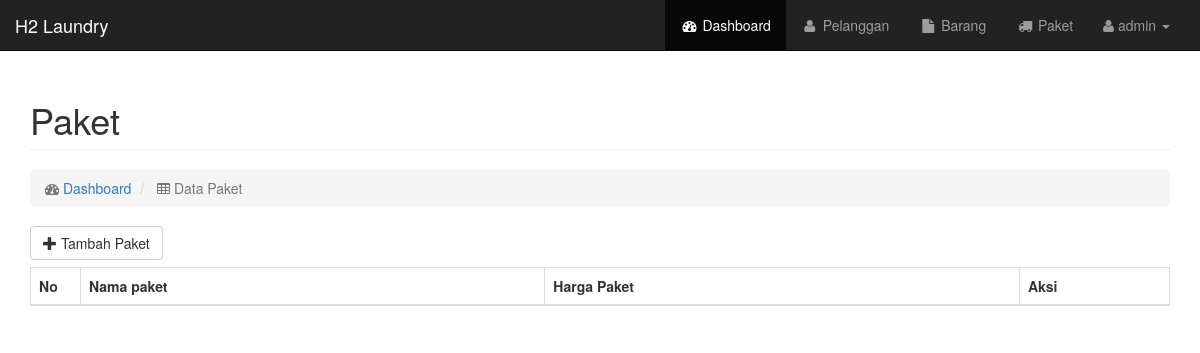
Page /admin/paket.php (signed in) on the earlier database version.
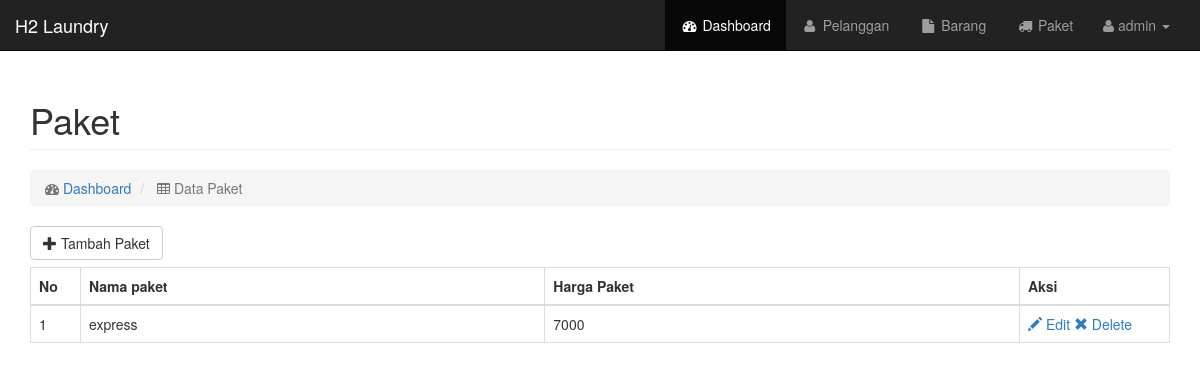
Same page on the later database version.
### tables this page shows
CREATE TABLE `paket` (
  `id_paket` int(11) NOT NULL,
  `paket` varchar(30) NOT NULL,
  `harga` int(30) NOT NULL
);

### admin/paket.php (the view, shortened to what this page needs)
<?php
require_once "../config.php";
include "../template/header.php";
include "../template/menu.php";
 ?>
 <?php
$cari = isset($_REQUEST['cari']) ? $_REQUEST['cari'] : '';
if ($cari == ""){
  $sql = " select * from paket";
}else {
  $sql = "select * from paket where nama like '%$cari%'";
}
$que = $conn->prepare($sql);
$que->execute();
$que->setFetchMode(PDO::FETCH_OBJ);
$stmt = $que->fetchAll();
  ?>
<div id="page-wrapper">
<div class="container">
  <div class="row">
      <div class="col-md-12">
          <h1 class="page-header">
              Paket
          </h1>
          <ol class="breadcrumb">
              <li class="active">
                  <i class="fa fa-dashboard"></i>  <a href="index.php">Dashboard</a>
              </li>
              <li class="active">
                  <i class="fa fa-table"></i> Data Paket
              </li>
          </ol>
      </div>
  </div>
  <div class="row">
      <div class="col-lg-12">
        <a href="tambahPaket.php" class="btn btn-default btn-md " style="margin-bottom:7px">
        <span class="glyphicon glyphicon-plus" aria-hidden="true"></span> Tambah Paket
        </a>
          <div class="table-responsive">
              <table class="table table-bordered table-hover">
                  <thead>
                      <tr>
                          <th width="50">No</th>
                          <th>Nama paket</th>
                          <th>Harga Paket</th>
                          <th width="150">Aksi</th>
                      </tr>
                  </thead>
                  <tbody>
                    <?php
                    $no = 0;
                    foreach ($stmt as $q)
                    {
                        $no++;
                        ?>
                      <tr>
                          <td><?= $no ?></td>
                          <td><?= $q->paket ?></td>
                          <td><?= $q->harga ?></td>
                          <td>
                            <a href="editPaket.php?id_paket=<?= $q->id_paket ?>" > <span class="glyphicon glyphicon-pencil" aria-hidden="true"></span> Edit </a>
                            <a href="proPaket.php?action=del&id=<?= $q->id_paket?> " > <span class="glyphicon glyphicon-remove" aria-hidden="true"></span> Delete </a>
                          </td>
                      </tr>
                      <?php }?>
                  </tbody>
              </table>
          </div>
      </div>
  </div>
</div>
</div>
<?php include "../template/footer.php"; ?>

Differences in the rows shown:
added paket: paket "express", harga "7000"
